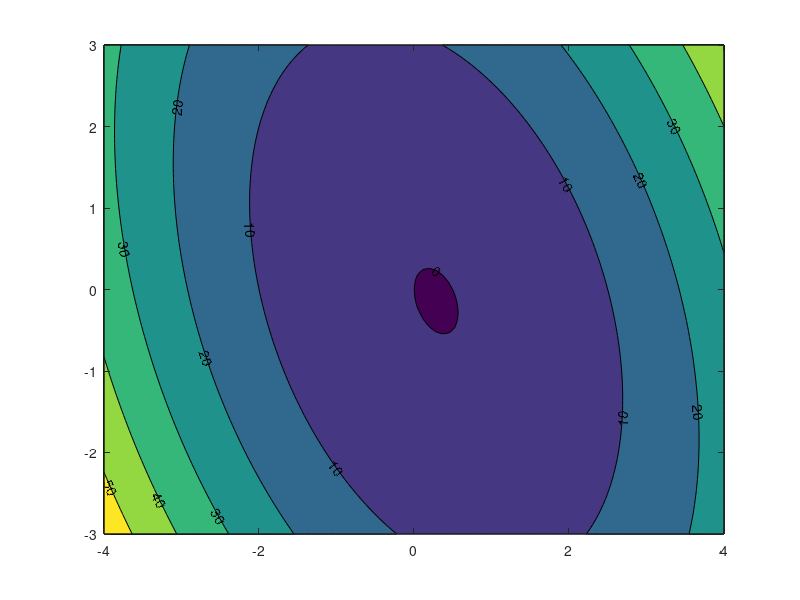

The MATLAB source for this figure: (Note: this script raises an error after producing the figure.)
% Metodo Gradient Descent
clear all; close all; clc;

% Prendere la funzione quadratica: f(x) = 0.5 * x' * Q * x - b' * x definita nell'esempio (pagina 34)
Q = [4, 1; 1, 2];
b = [1; 0];

% Griglia per la visualizzazione
[x1, x2] = meshgrid(linspace(-4, 4, 100), linspace(-3, 3, 100));
z = zeros(size(x1));

% Valutazione della funzione su tutta la griglia
for i = 1:size(x1, 1)
    for j = 1:size(x1, 2)
        x = [x1(i,j); x2(i,j)];
        z(i,j) = 0.5 * x' * Q * x - b' * x;
    end
end

% Plot delle curve di livello
figure;
contour_levels = -10 : 10 : 50;
[C,h]=contourf(x1, x2, z,contour_levels);
clabel(C,h)
hold on;
colormap('parula');
colorbar;
xlabel('$x_1$', 'Interpreter', 'latex');
ylabel('$x_2$', 'Interpreter', 'latex');
title('Curve di livello e iterazioni del metodo del gradiente', 'Interpreter', 'latex');
grid on;

% Metodo del gradiente
x_k = [-3; -1];             % Punto iniziale
alpha = 0.085;              % Passo
max_iter = 15;              % Numero di iterazioni

% Salva iterazioni per il plot
iterazioni = x_k';

for k = 1:max_iter
    % Gradiente
    grad = Q * x_k - b; 
    % Iterazione
    x_k = x_k - alpha * grad;
    % Salvataggio iterazioni
    iterazioni = [iterazioni, x_k']; 
end

% Plot delle iterazioni
plot(iterazioni(:,1), iterazioni(:,2), '-o', 'LineWidth', 2, 'Color', 'r', 'MarkerFaceColor', 'r');
plot(iterazioni(1,1), iterazioni(1,2), 's', 'MarkerSize', 8, 'MarkerEdgeColor', 'g', 'MarkerFaceColor', 'g');       % Punto iniziale
plot(iterazioni(end,1), iterazioni(end,2), 'p', 'MarkerSize', 10, 'MarkerEdgeColor', 'm', 'MarkerFaceColor', 'm');  % Ultimo punto

% Confrontare il risultato con fminsearch(f,[-3;1]);
f = @(x) 0.5 * [x(1);x(2)]' * Q * [x(1);x(2)] - b' * [x();x(2)];
gradf = @(x) Q * [x(1);x(2)] - b;

x_opt = inv(Q) * b;
plot(x_opt(1), x_opt(2), '*', 'MarkerSize', 15, 'Color', 'k');

legend('Curve di livello', 'Iterazioni GD', 'Inizio', 'Fine', 'Ottimo Teorico', 'Location', 'best');

disp(['Punto Ottimale Teorico: [', num2str(x_opt(1)), ', ', num2str(x_opt(2)), ']']);
disp(['Ultima Iterazione GD: [', num2str(x_k(1)), ', ', num2str(x_k(2)), ']']);
